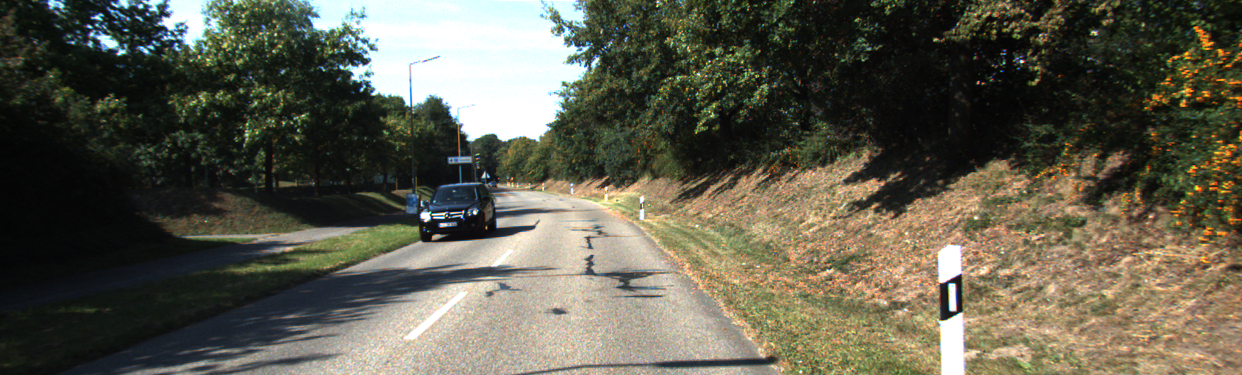
#> input picture example-predictions/original-photo/um_000042.png, 1242 x 375 px
$ python image_processing.py   (older library calls are emulated)
#> lines starting #> are read from the running program, lines starting #| are printed output that depends on the picture


from __future__ import print_function

import numpy as np
import matplotlib.pyplot as plt
import pickle
from sklearn.externals import joblib
import math

from skimage.io import imread_collection, imread, imshow, imsave
from skimage import img_as_float, img_as_uint
from scipy.ndimage.filters import gaussian_filter
import matplotlib.pyplot as plt

from skimage import measure
from scipy import ndimage as ndi

from skimage import feature

from skimage import data, img_as_float
from skimage.restoration import denoise_tv_chambolle, denoise_bilateral

from skimage import data
from skimage.filters.rank import entropy
from skimage.morphology import disk
from skimage.util import img_as_ubyte, img_as_uint

from skimage import data, io, segmentation, color
from skimage.future import graph
from matplotlib import pyplot as plt


import matplotlib.pyplot as plt
import numpy as np
from scipy import ndimage as ndi

from skimage import data
from skimage.util import img_as_float
from skimage.filters import gabor_kernel


import matplotlib
import matplotlib.pyplot as plt
import numpy as np

from skimage import data, img_as_float
from skimage import exposure

import numpy as np
from scipy.cluster.vq import kmeans2
from scipy import ndimage as ndi
import matplotlib.pyplot as plt

from skimage import data
from skimage import color
from skimage.util.shape import view_as_windows
from skimage.util.montage import montage2d


import matplotlib.pyplot as plt

from skimage.feature import hog
from skimage import data, color, exposure

import matplotlib.pyplot as plt

from skimage.feature import greycomatrix, greycoprops
from skimage import data

from skimage import data, img_as_float
from skimage import exposure

from skimage import data
from skimage.util.dtype import dtype_range
from skimage.util import img_as_ubyte
from skimage import exposure
from skimage.morphology import disk
from skimage.filters import rank

from scipy import ndimage as ndi
import matplotlib.pyplot as plt
from skimage.feature import peak_local_max
from skimage import data, img_as_float


image_type = np.uint16
max_val = np.iinfo(image_type).max
road_example = imread('example-predictions/original-photo/um_000042.png')
#> road_example is the input picture: shape (375, 1242, 3); mean R, G, B 94.8, 92.5, 77.3
road_example_hsv = color.rgb2hsv(road_example)
#> road_example_hsv: shape (375, 1242, 3) float64; mean of channels 0, 1, 2 0.276, 0.309, 0.4
imshow(road_example_hsv)
road_example_grey = color.rgb2grey(road_example)
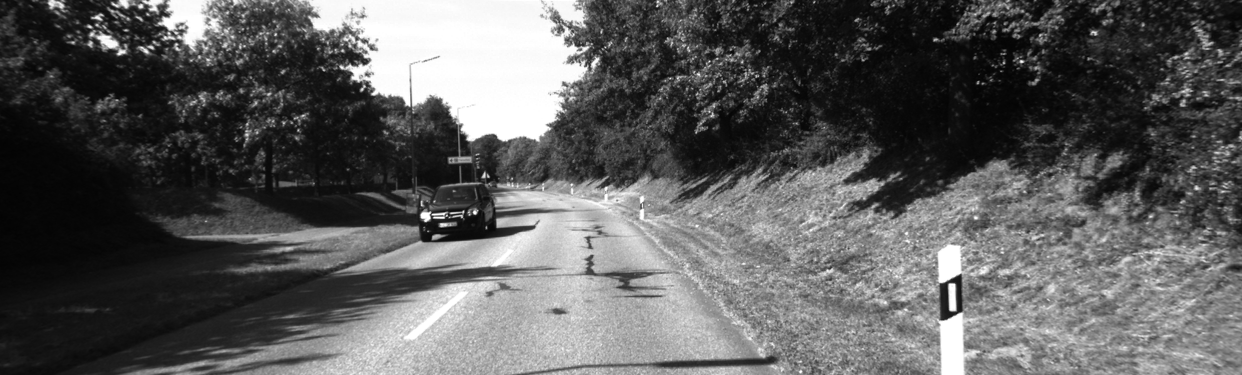
#> road_example_grey: shape (375, 1242) float64; min 0.00868, max 1, mean 0.36
plt.show()
imshow(road_example)
image = img_as_ubyte(road_example_grey)
plt.show()


# Load an example image
img = img_as_ubyte(road_example_grey)

# Global equalize
img_rescale = exposure.equalize_hist(img)
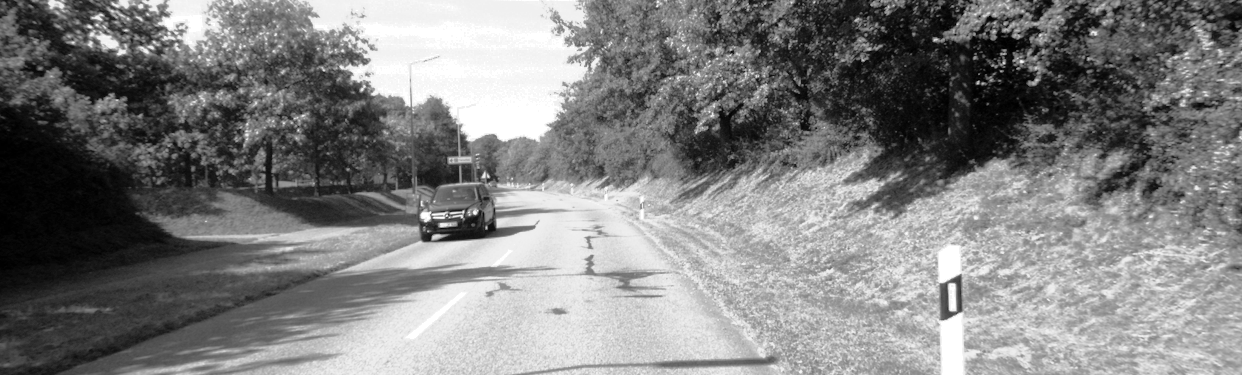
#> img_rescale: shape (375, 1242) float64; min 2.15e-06, max 1, mean 0.504

# Equalization
selem = disk(30)
img_eq = rank.equalize(img, selem=selem)
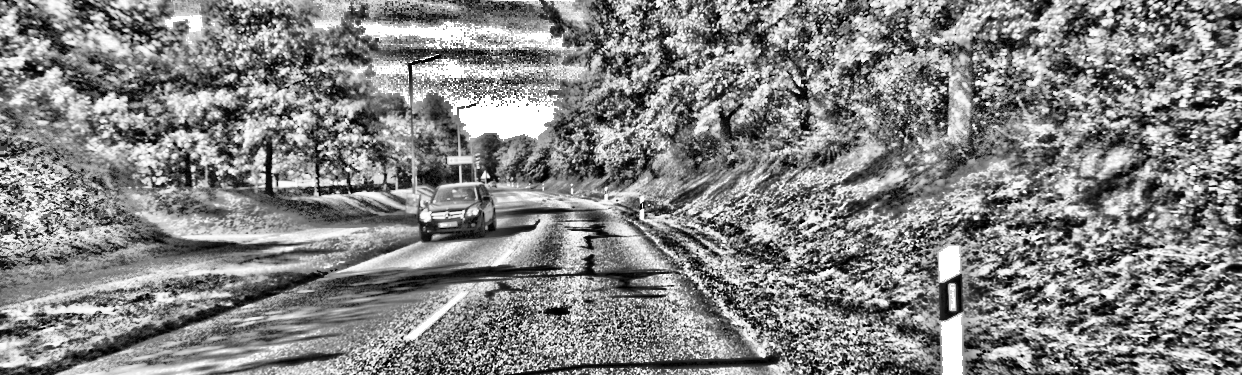
#> img_eq: shape (375, 1242); min 0, max 255, mean 132.5


# Display results
fig = plt.figure(figsize=(8, 5))
axes = np.zeros((2, 3), dtype=np.object)
axes[0,0] = plt.subplot(2, 3, 1, adjustable='box-forced')
axes[0,1] = plt.subplot(2, 3, 2, sharex=axes[0,0], sharey=axes[0,0], adjustable='box-forced')
axes[0,2] = plt.subplot(2, 3, 3, sharex=axes[0,0], sharey=axes[0,0], adjustable='box-forced')
axes[1,0] = plt.subplot(2, 3, 4)
axes[1,1] = plt.subplot(2, 3, 5)
axes[1,2] = plt.subplot(2, 3, 6)

#> (the run stopped early here; a loop or call above may not have finished)
